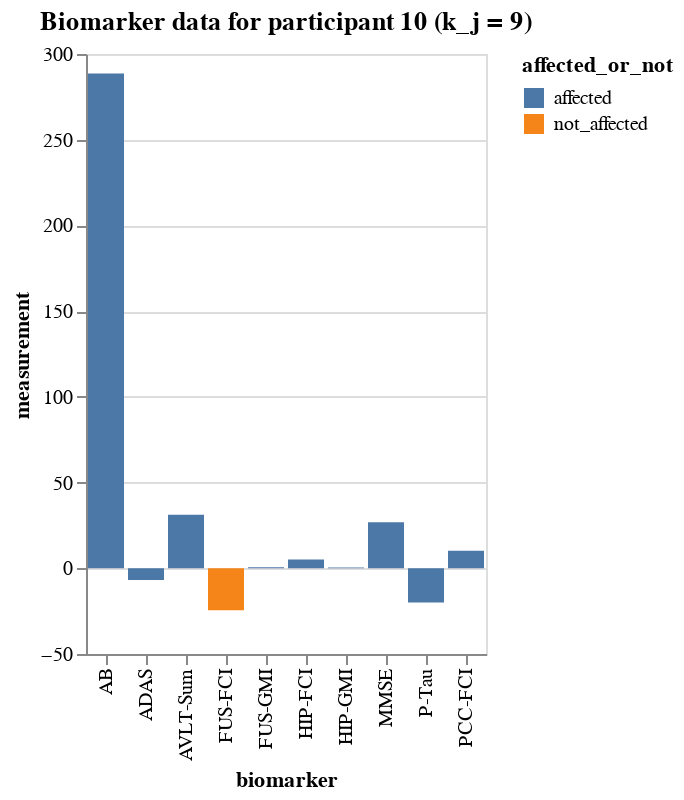

Notebook code cell kept with this figure:
### Markdown cell above
### A certain participant's data

### Code cell
# participant 10
participant10_data = df[df.participant == 10]
alt.Chart(participant10_data).mark_bar().encode(
    x='biomarker',
    y='measurement',
    color=alt.Color(
        'affected_or_not:N'
    ),
    tooltip=['biomarker', 'affected_or_not', 'measurement']
).interactive().properties(
    title=f'Biomarker data for participant 10 (k_j = {participant10_data.k_j.to_list()[0]})'
)

### Figure 1 — Vega-Lite specification as saved in the notebook (floating-point values rounded to 4 significant figures)
{"config": {"view": {"continuousWidth": 300, "continuousHeight": 300}}, "data": {"name": "data-5db1b7cbf05ca29ab645ad378312d4c8"}, "mark": {"type": "bar"}, "encoding": {"color": {"field": "affected_or_not", "type": "nominal"}, "tooltip": [{"field": "biomarker", "type": "nominal"}, {"field": "affected_or_not", "type": "nominal"}, {"field": "measurement", "type": "quantitative"}], "x": {"field": "biomarker", "type": "nominal"}, "y": {"field": "measurement", "type": "quantitative"}}, "params": [{"name": "param_2", "select": {"type": "interval", "encodings": ["x", "y"]}, "bind": "scales"}], "title": "Biomarker data for participant 10 (k_j = 9)", "$schema": "https://vega.github.io/schema/vega-lite/v5.16.3.json", "datasets": {"data-5db1b7cbf05ca29ab645ad378312d4c8": [{"participant": 10, "biomarker": "MMSE", "measurement": 26.8, "k_j": 9, "S_n": 5, "affected_or_not": "affected"}, {"participant": 10, "biomarker": "ADAS", "measurement": -6.819, "k_j": 9, "S_n": 6, "affected_or_not": "affected"}, {"participant": 10, "biomarker": "AB", "measurement": 288.6, "k_j": 9, "S_n": 3, "affected_or_not": "affected"}, {"participant": 10, "biomarker": "P-Tau", "measurement": -19.92, "k_j": 9, "S_n": 4, "affected_or_not": "affected"}, {"participant": 10, "biomarker": "HIP-FCI", "measurement": 5.107, "k_j": 9, "S_n": 1, "affected_or_not": "affected"}, {"participant": 10, "biomarker": "HIP-GMI", "measurement": 0.5199, "k_j": 9, "S_n": 7, "affected_or_not": "affected"}, {"participant": 10, "biomarker": "AVLT-Sum", "measurement": 31.25, "k_j": 9, "S_n": 8, "affected_or_not": "affected"}, {"participant": 10, "biomarker": "PCC-FCI", "measurement": 10.21, "k_j": 9, "S_n": 2, "affected_or_not": "affected"}, {"participant": 10, "biomarker": "FUS-GMI", "measurement": 0.6323, "k_j": 9, "S_n": 9, "affected_or_not": "affected"}, {"participant": 10, "biomarker": "FUS-FCI", "measurement": -24.43, "k_j": 9, "S_n": 10, "affected_or_not": "not_affected"}]}}
